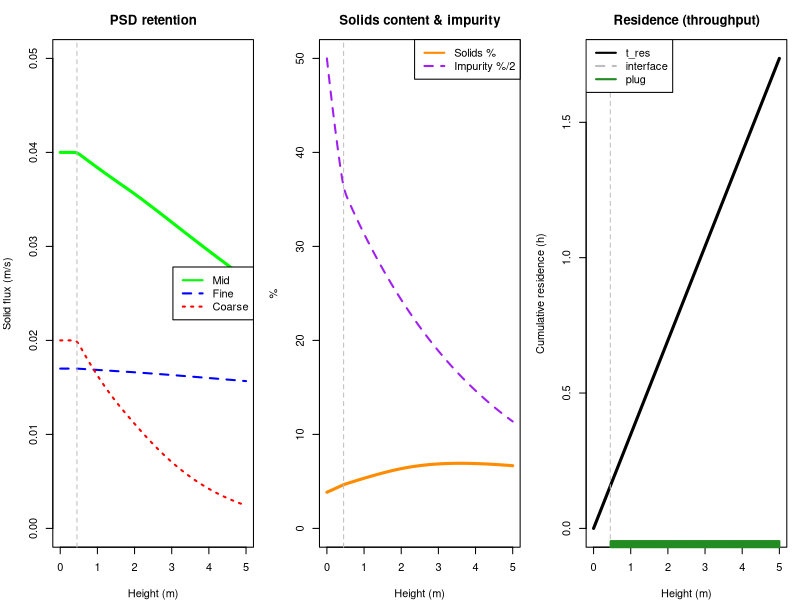

This figure's R source:
library(deSolve)

# =====================================================================
# SCRIPT 1: PREFORMED-FOAM WASH COLUMN (decant pool + plug-flow foam)
# =====================================================================
# Preformed, particle-loaded foam (no sparger) enters the base as a wet
# dispersion. Two zones, split at the fixed decant depth H_pool:
#
#   BOTTOM  z < H_pool : GRAVITY-DECANT POOL. The pool VELOCITY is a proper
#           density-differential SETTLING law (Stokes), computed from the
#           passed-down dispersed size d_sep, the phase density difference
#           (rho_liquid - rho_foam), and the continuous-phase viscosity mu:
#               U_settle = (rho_liquid - rho_foam) * g * d_sep^2 / (18 mu)
#           This is slow when the density differential is low -> the ~30 min
#           decant timescale. No more free tau_sep / pool_mobility.
#   TOP     z >= H_pool: THROUGHPUT plug-flow foam at the (very low) feed
#           velocity U_up, washed by liquid added at the top.
#
# THROUGHPUT + GATE: residence is throughput-based (H / U_up per zone). The
# decant COMPLETES only if the clarifying settling keeps up with the upflow,
# i.e. completion = min(1, U_settle / U_up). Very low upward velocity -> good
# separation; too-fast feed -> impurity carryover. This replaces "pool
# residence forced = decant time" with the physical competition of the two.
#
# Particle loss: coarse aggregates (particle + attached bubble) settle out of
# the pool only if their net density beats the liquid (Stokes on the aggregate
# with bubble size d_b); with normal bubbles all classes are buoyant, so
# coarse loss is the foam-zone detachment/collapse below. The pool settling
# term is included and self-activates if the bubbles are small enough.
#
# Passed down from the UPSTREAM unit (inputs, not fitted): mu_cont, rho_foam,
# d_fine/d_mid/d_crs, d_b, d_sep.
#
# States up z: Js_fine, Js_mid, Js_crs [m/s]; C_imp [%]; eps_l [-]; t_res [s].
# PLACEHOLDER foam loss/wash constants calibrated to: residence 1.5-2.5 h and
# top solids 3-7%.
# =====================================================================

GRAV <- 9.81

params <- c(
  H_total = 5.0, H_pool = 0.45,          # column & decant depth [m] (~1.5 ft)
  U_up = 8.0e-4,                         # throughput superficial upward velocity [m/s]

  # --- UPSTREAM-PASSED PHYSICAL PROPERTIES (inputs, not fitted) ---
  mu_cont   = 2.0e-3,                    # continuous-phase viscosity [Pa s] (=2 cP)
  rho_liquid = 1050, rho_foam = 575, rho_p = 2500, rho_gas = 1.8,  # [kg/m3]
  d_fine = 1.5e-5, d_mid = 8.0e-5, d_crs = 3.0e-4,  # particle diameters [m]
  d_b    = 2.0e-3,                       # bubble diameter (set upstream by P) [m]
  d_sep  = 4.5e-5,                       # decant-controlling dispersed size [m]

  # --- FEED LOADING ---
  eps_l_in = 0.50, eps_s_in = 0.020,
  Js_fine_in = 0.017, Js_mid_in = 0.040, Js_crs_in = 0.020, C_imp_in = 100,

  # --- FILM DRAINAGE (foam dries toward a wet equilibrium) ---
  eps_l_dry = 0.15, L_drain = 1.5, eps_g_pack = 0.74, blend_wz = 0.03,
  d_b_ref = 2.0e-3,                      # bubble-size reference for channeling ratio

  # --- WASH LIQUID ---
  wash_ratio = 0.5,

  # --- FOAM-ZONE PARTICLE LOSS (per time): detachment + collapse ---
  k_det_fine = 1.2e-5, k_det_mid = 6.0e-5, k_det_crs = 3.0e-4,   # [1/s]
  k_col_fine = 5.0e-5, k_col_mid = 2.5e-4, k_col_crs = 1.5e-3,   # [1/s]

  # --- CHANNELING / WASH DISTRIBUTION ---
  k_drainage = 1.8e-3, channel_cv = 0.35,

  # --- REGIME (snow-globe vs plug): material stability vs loading ---
  film_stability = 1.0, load_sens = 1.0, plug_crit = 1.0
)

# Stokes settling velocity [m/s]; positive = settles, negative = rises
stokes <- function(dRho, d, mu) dRho * GRAV * d^2 / (18 * mu)
# net density of a particle+bubble aggregate (volume-weighted spheres)
rho_agg <- function(dp, db, rp, rg) (rp*dp^3 + rg*db^3) / (dp^3 + db^3)

column_model_psd <- function(z, state, parameters) {
  with(as.list(c(state, parameters)), {

    load_rel <- (Js_fine + Js_mid + Js_crs) / (Js_fine_in + Js_mid_in + Js_crs_in)
    eps_s    <- eps_s_in * load_rel
    eps_g    <- 1 - eps_l

    U <- U_up                                   # throughput velocity (very low)
    dt_res <- 1 / U

    foam_frac <- 1 / (1 + exp(-(z - H_pool) / blend_wz))   # 0 pool -> 1 foam
    deps_l <- -(eps_l - eps_l_dry) / L_drain               # film drainage

    # ---- POOL: gravity decant of impurity (density-differential settling) ----
    U_settle_sep <- stokes(rho_liquid - rho_foam, d_sep, mu_cont)
    # removal rate per height = (settling velocity / depth) / U ; over the pool
    # residence H_pool/U this integrates to exp(-U_settle_sep/U) -> the
    # completion = min(1, U_settle/U_up) competition.
    dCimp_pool <- -(U_settle_sep / H_pool) * C_imp

    # ---- POOL: particle settling (aggregate; coarse only if it beats liquid)
    settle_loss <- function(dp) {
      d_agg <- (dp^3 + d_b^3)^(1/3)
      Uset  <- stokes(rho_agg(dp, d_b, rho_p, rho_gas) - rho_liquid, d_agg, mu_cont)
      max(0, Uset) / H_pool                      # [1/s]; >0 only if aggregate sinks
    }
    sl_fine <- settle_loss(d_fine); sl_mid <- settle_loss(d_mid); sl_crs <- settle_loss(d_crs)

    # ---- FOAM: detachment + collapse (attached-particle losses) ----
    coalescence <- max(0, eps_g - eps_g_pack)
    lf_fine <- k_det_fine + k_col_fine * coalescence
    lf_mid  <- k_det_mid  + k_col_mid  * coalescence
    lf_crs  <- k_det_crs  + k_col_crs  * coalescence

    # blend pool settling and foam detachment; convert per-time -> per-height
    dJs_fine <- -Js_fine * ((1-foam_frac)*sl_fine + foam_frac*lf_fine) / U
    dJs_mid  <- -Js_mid  * ((1-foam_frac)*sl_mid  + foam_frac*lf_mid ) / U
    dJs_crs  <- -Js_crs  * ((1-foam_frac)*sl_crs  + foam_frac*lf_crs ) / U

    # ---- FOAM: washing, penalized by Plateau-border channeling ----
    flow_cv         <- 4 * channel_cv * (d_b / d_b_ref)
    Wash_Efficiency <- 1 / (1 + flow_cv^2)
    wash_strength   <- wash_ratio / (wash_ratio + 1)
    dCimp_foam <- -k_drainage * Wash_Efficiency * wash_strength * C_imp

    dCimp <- ((1-foam_frac)*dCimp_pool + foam_frac*dCimp_foam) / U

    list(c(dJs_fine, dJs_mid, dJs_crs, dCimp, deps_l, dt_res))
  })
}

# --- helpers ---------------------------------------------------------------
regime_of <- function(z, load_rel, p) {
  if (z < p[["H_pool"]]) return("pool")
  idx <- p[["film_stability"]] / (p[["load_sens"]] * load_rel)
  if (idx >= p[["plug_crit"]]) "plug" else "snowglobe"
}
solve_column <- function(p) {
  s0 <- c(Js_fine=p[["Js_fine_in"]], Js_mid=p[["Js_mid_in"]], Js_crs=p[["Js_crs_in"]],
          C_imp=p[["C_imp_in"]], eps_l=p[["eps_l_in"]], t_res=0)
  z <- seq(0, p[["H_total"]], by = 0.02)
  out <- as.data.frame(ode(s0, z, column_model_psd, p)); names(out)[1] <- "z"
  out$eps_g <- 1 - out$eps_l
  lr <- (out$Js_fine+out$Js_mid+out$Js_crs)/(p[["Js_fine_in"]]+p[["Js_mid_in"]]+p[["Js_crs_in"]])
  out$eps_s <- p[["eps_s_in"]]*lr
  out$solids_pct <- 100*out$eps_s/(out$eps_s+out$eps_l)
  out$regime <- vapply(seq_len(nrow(out)), function(i) regime_of(out$z[i], lr[i], p), character(1))
  out
}

# --- solve + report --------------------------------------------------------
out_psd <- solve_column(params)
U_set  <- stokes(params[["rho_liquid"]]-params[["rho_foam"]], params[["d_sep"]], params[["mu_cont"]])
completion <- min(1, U_set / params[["U_up"]])
t_pool <- approx(out_psd$z, out_psd$t_res, params[["H_pool"]])$y
t_tot  <- out_psd$t_res[nrow(out_psd)]
top <- out_psd[nrow(out_psd),]; ini <- out_psd[1,]

cat(sprintf("Upward velocity U_up   = %.2e m/s  |  settling U_settle = %.2e m/s\n",
            params[["U_up"]], U_set))
cat(sprintf("Decant completion      = %.0f%%  (min(1, U_settle/U_up))\n", 100*completion))
cat(sprintf("Decant time  H/U_settle= %.2f h  [Stokes]   vs heuristic 100mu/dRho= %.2f h\n",
            params[["H_pool"]]/U_set/3600,
            100*(params[["mu_cont"]]*1000)/(params[["rho_liquid"]]-params[["rho_foam"]])))
cat(sprintf("Residence: pool %.2f h + foam %.2f h = %.2f h (throughput)\n",
            t_pool/3600, (t_tot-t_pool)/3600, t_tot/3600))
cat(sprintf("Solids content: inlet %.1f%% -> top %.1f%% | plug %.0f%%\n",
            ini$solids_pct, top$solids_pct, 100*mean(out_psd$regime=="plug")))
cat(sprintf("Retention: fine=%.0f%% mid=%.0f%% coarse=%.0f%% | impurity %.0f->%.1f%%\n",
            100*top$Js_fine/ini$Js_fine, 100*top$Js_mid/ini$Js_mid,
            100*top$Js_crs/ini$Js_crs, ini$C_imp, top$C_imp))

# =====================================================================
# PLOTS
# =====================================================================
par(mfrow = c(1, 3), mar = c(4, 4, 3, 1))
plot(out_psd$z, out_psd$Js_mid, type="l", col="green", lwd=3, ylim=c(0,0.05),
     ylab="Solid flux (m/s)", xlab="Height (m)", main="PSD retention")
lines(out_psd$z, out_psd$Js_fine, col="blue", lwd=2, lty=2)
lines(out_psd$z, out_psd$Js_crs,  col="red",  lwd=2, lty=3)
abline(v=params[["H_pool"]], col="gray", lty=2)
legend("right", legend=c("Mid","Fine","Coarse"), col=c("green","blue","red"), lty=c(1,2,3), lwd=2)

plot(out_psd$z, out_psd$solids_pct, type="l", col="darkorange", lwd=3, ylim=c(0,50),
     ylab="%", xlab="Height (m)", main="Solids content & impurity")
lines(out_psd$z, out_psd$C_imp/2, col="purple", lwd=2, lty=2)
abline(v=params[["H_pool"]], col="gray", lty=2)
legend("topright", legend=c("Solids %","Impurity %/2"), col=c("darkorange","purple"), lty=c(1,2), lwd=2)

plot(out_psd$z, out_psd$t_res/3600, type="l", col="black", lwd=3,
     ylab="Cumulative residence (h)", xlab="Height (m)", main="Residence (throughput)")
abline(v=params[["H_pool"]], col="gray", lty=2)
plug_z <- out_psd$z[out_psd$regime=="plug"]; if (length(plug_z)) rug(plug_z, col="forestgreen", lwd=2)
legend("topleft", legend=c("t_res","interface","plug"), col=c("black","gray","forestgreen"), lty=c(1,2,1), lwd=2)
